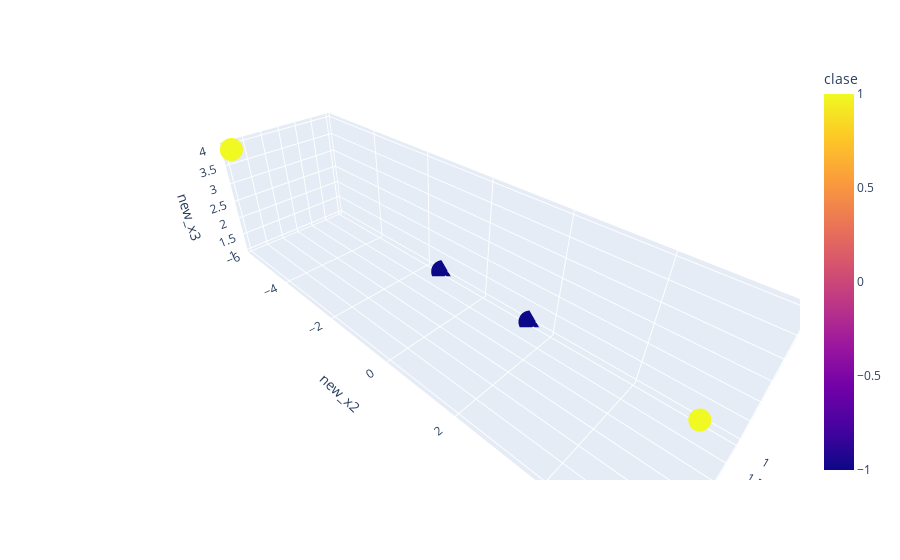

Notebook code for this chart:
### Code cell
data_t1 = data
data_t1["new_x1"] = data_t1["x1"]**2
data_t1["new_x2"] = np.sqrt(2) * data_t1["x1"] * data_t1["x2"] 
data_t1["new_x3"] = data_t1["x2"]**2
display(data_t1)
fig = px.scatter_3d(data_t1, x='new_x1', y='new_x2', z='new_x3',
              color='clase')
fig.show()

### Figure 1 — Plotly figure (JSON) as saved in the notebook; plotly's stock layout.template omitted (floating-point values rounded to 4 significant figures)
{"data": [{"hovertemplate": "new_x1=%{x}<br>new_x2=%{y}<br>new_x3=%{z}<br>clase=%{marker.color}<extra></extra>", "legendgroup": "", "marker": {"color": [1, 1, 1, 1, -1, -1, -1, -1], "coloraxis": "coloraxis", "symbol": "circle"}, "mode": "markers", "name": "", "scene": "scene", "showlegend": false, "type": "scatter3d", "x": [4, 4, 4, 4, 1, 1, 1, 1], "y": [5.657, -5.657, 5.657, -5.657, 1.414, 1.414, -1.414, -1.414], "z": [4, 4, 4, 4, 1, 1, 1, 1]}], "layout": {"coloraxis": {"colorbar": {"title": {"text": "clase"}}, "colorscale": [[0, "#0d0887"], [0.1111, "#46039f"], [0.2222, "#7201a8"], [0.3333, "#9c179e"], [0.4444, "#bd3786"], [0.5556, "#d8576b"], [0.6667, "#ed7953"], [0.7778, "#fb9f3a"], [0.8889, "#fdca26"], [1, "#f0f921"]]}, "legend": {"tracegroupgap": 0}, "margin": {"t": 60}, "scene": {"domain": {"x": [0, 1], "y": [0, 1]}, "xaxis": {"title": {"text": "new_x1"}}, "yaxis": {"title": {"text": "new_x2"}}, "zaxis": {"title": {"text": "new_x3"}}}}}
